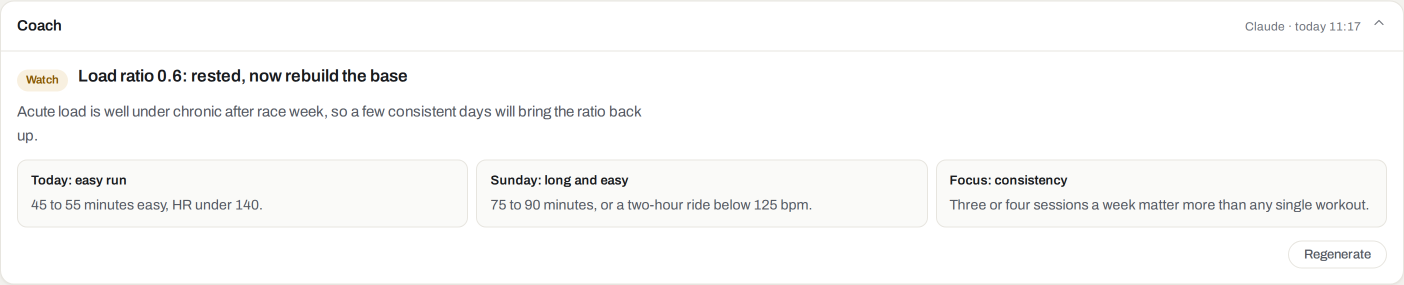
#> input picture video/training/a/coach.png, 2808 x 569 px, given in place of f_training.png, which was not available (shown at 1/2 size)
$ python crop.py
#> lines starting #> are read from the running program, lines starting #| are printed output that depends on the picture; pictures that were not available may be replaced by others from this repository, and a replacement may not be noted
# Cuts the dashboard's full-page captures (2x) into the cards the video uses. Boxes in 2x pixels; check them
# against boxes.json after a layout change.
from PIL import Image
T = Image.open("/w/f_training.png").convert("RGB"); H = Image.open("/w/f_health.png").convert("RGB")
#> further down, T is the input picture: PIL image 2808x569 RGB; mean R, G, B 249.4, 249.5, 249
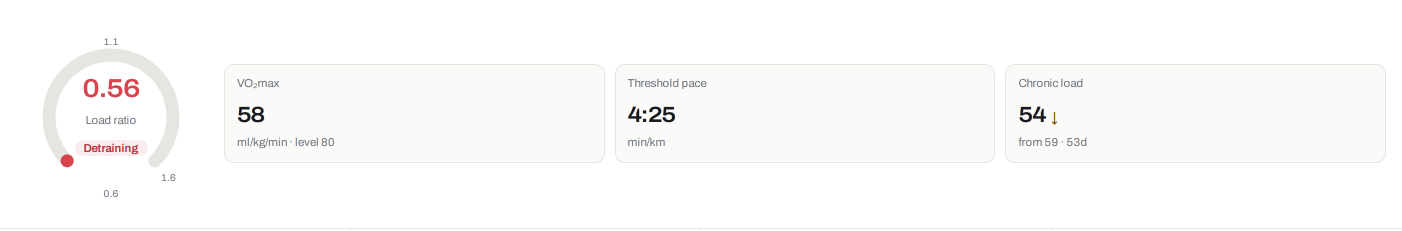
#> input picture video/training/a/gauge.png, 2804 x 462 px, given in place of f_health.png, which was not available (shown at 1/2 size)
#> further down, H is the input picture: PIL image 2804x462 RGB; mean R, G, B 251.6, 251.1, 250.4
crops = {"head": (T, (0, 0, 2880, 180)), "coach": (T, (36, 211, 2844, 780)), "gauge": (T, (38, 910, 2842, 1372)),
         "load": (T, (38, 2546, 2842, 3088)), "ytd": (T, (38, 5191, 2842, 5999)), "health": (H, (38, 910, 2842, 1784))}
for k, (im, box) in crops.items(): im.crop(box).save(f"/a/{k}.png")
#> this loop made 6 passes
#> (k, box) on passes 1 to 6: ('head', (0, 0, 2880, 180)), ('coach', (36, 211, 2844, 780)), ('gauge', (38, 910, 2842, 1372)), ('load', (38, 2546, 2842, 3088)), ('ytd', (38, 5191, 2842, 5999)), ('health', (38, 910, 2842, 1784))
#> pass 1, `for k, (im, box) in crops.items(): im.crop(box).save(f"/a/{k}.png")`:
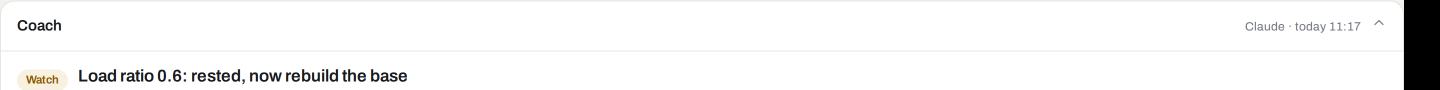
#> saved as head.png: PIL image 2880x180 RGB (shown at 1/2 size); mean R, G, B 244.5, 244.4, 244.1
#> pass 2, `for k, (im, box) in crops.items(): im.crop(box).save(f"/a/{k}.png")`:
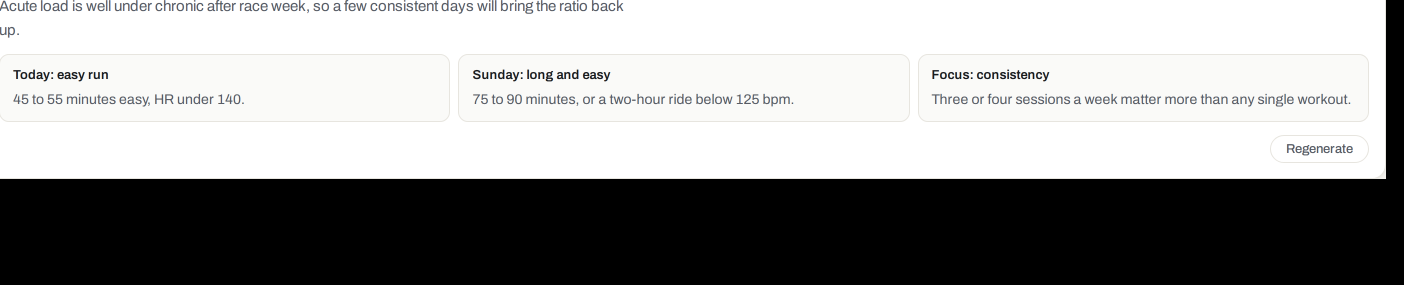
#> saved as coach.png: PIL image 2808x569 RGB (shown at 1/2 size); mean R, G, B 154.2, 154.2, 153.9
print("cropped", list(crops))
#| cropped ['head', 'coach', 'gauge', 'load', 'ytd', 'health']
